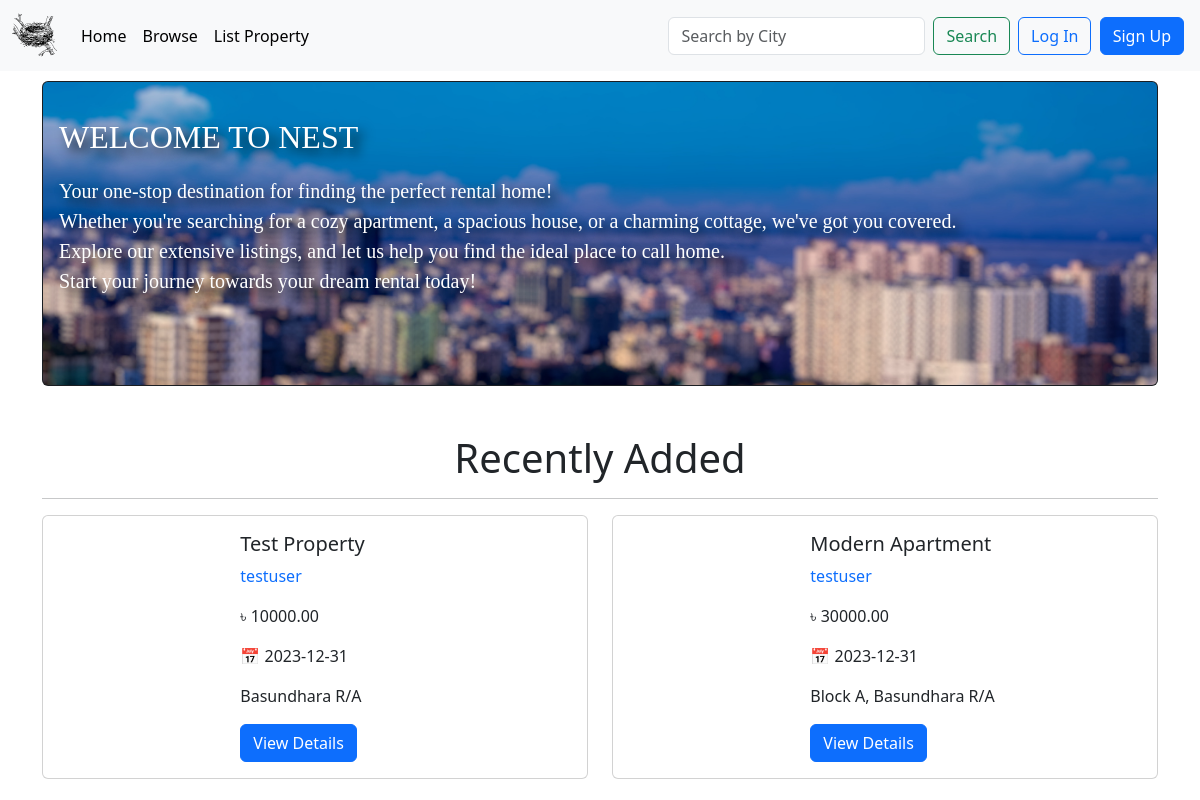
The page / on the database its author committed.
### tables this page shows
CREATE TABLE `Houses` (
  `house_id` int(11) NOT NULL,
  `title` varchar(255) NOT NULL,
  `description` text DEFAULT NULL,
  `rent` decimal(10,2) NOT NULL,
  `address` varchar(255) DEFAULT NULL,
  `city` varchar(100) DEFAULT NULL,
  `bedrooms` int(11) DEFAULT NULL,
  `bathrooms` int(11) DEFAULT NULL,
  `square_feet` int(11) DEFAULT NULL,
  `date_of_availability` date DEFAULT NULL,
  `availability_status` enum('Available','Rented') NOT NULL DEFAULT 'Available',
  `user_id` int(11) DEFAULT NULL
);

CREATE TABLE `HouseImages` (
  `image_id` int(11) NOT NULL,
  `house_id` int(11) DEFAULT NULL,
  `filename` varchar(255) NOT NULL
);

CREATE TABLE `users` (
  `user_id` int(11) NOT NULL,
  `username` varchar(50) NOT NULL,
  `email` varchar(255) NOT NULL,
  `password` varchar(255) NOT NULL,
  `first_name` varchar(50) DEFAULT NULL,
  `last_name` varchar(50) DEFAULT NULL,
  `user_role` enum('tenant','owner','admin') NOT NULL
);

### src/index.php (called while the page is built, shortened)
<?php
require_once ('../config/connection.php');
$query = "SELECT Houses.house_id, title, description, rent, address, city, bedrooms, bathrooms, square_feet, date_of_availability,
                 users.username AS owner_username, users.email AS owner_email
          FROM Houses
          INNER JOIN users ON Houses.user_id = users.user_id
          WHERE availability_status = 'Available'
          ORDER BY Houses.house_id DESC
          LIMIT 2";
$result = mysqli_query($conn, $query);
?>

### public/index.php (the view, shortened to what this page needs)
<?php
require_once('../src/index.php');
require_once ('../config/connection.php');
?>
<!DOCTYPE html>
<html>
<head>
    <link href="https://cdn.jsdelivr.net/npm/bootstrap@5.3.0-alpha3/dist/css/bootstrap.min.css" rel="stylesheet">
</head>
<body>
<?php require_once('../src/inc/navbar.php'); ?>
<div class="container" style="margin-top: 10px;">
    <div class="card text-bg-dark">
  <img src="assets/images/dhaka.jpg" class="card-img" alt="Background Image">
  <div class="card-img-overlay">
    <h2 class="card-title" style="font-family: Tahoma; text-shadow: 6px 6px 12px rgba(0, 0, 0, 0.95); margin-top:20px;">WELCOME TO NEST</h5>
    <p class="card-text" style="font-size: 20px; font-family: Tahoma, 'Times New Roman'; color: #FFFFFF; text-shadow: 6px 6px 12px rgba(0, 0, 0, 0.95); margin-top: 20px;">
      Your one-stop destination for finding the perfect rental home!<br>
      Whether you're searching for a cozy apartment, a spacious house, or a charming cottage, we've got you covered.<br>
      Explore our extensive listings, and let us help you find the ideal place to call home.<br>
      Start your journey towards your dream rental today!<br>
    </p>
  </div>
</div>
      <h1 class="mt-5" style="text-align: center;">Recently Added</h1>
      <hr>
      <?php
        if (mysqli_num_rows($result) > 0) {
            echo '<div class="row">';
            if (mysqli_num_rows($result) > 0) {
                while ($house = mysqli_fetch_assoc($result)) {
                    echo '<div class="col-md-6">';
                    $imageQuery = "SELECT filename FROM HouseImages WHERE house_id = {$house['house_id']} LIMIT 1";
                    $imageResult = mysqli_query($conn, $imageQuery);
                    if ($imageResult && $image = mysqli_fetch_assoc($imageResult)) {
                        echo '<div class="card mb-3" style="max-width: 648px;">';
                        echo '<div class="row g-0">';
                        echo '<div class="col-md-4" style="background-image: url(' . $image['filename'] . '); background-size: cover;">';
                        echo '</div>';
                        echo '<div class="col-md-8">';
                        echo '<div class="card-body">';
                        echo "<h5 class='card-title'>{$house['title']}</h5>";
                        echo "<p class='card-text'><a href='profile.php?username={$house['owner_username']}' style='text-decoration: none;'>{$house['owner_username']}</a></p>";
                        echo "<p class='card-text'>৳ {$house['rent']}</p>";
                        echo "<p class='card-text'> &#x1F4C5; {$house['date_of_availability']}</p>";
                        echo "<p class='card-text'>{$house['address']}</p>";
                        echo "<a href='property-details.php?house_id={$house['house_id']}' class='btn btn-primary'>View Details</a>";
                        echo '</div>';
                        echo '</div>';
                        echo '</div>';
                        echo '</div>';
                    }
                    echo '</div>';
                }
                echo '</div>';
            } else {
                echo '<div class="alert alert-danger" role="alert">';
                echo "Sorry, there's no available house right now.";
                echo '</div>';
            }
        }
            ?>
    </div>
</body>
</html>

### src/inc/navbar.php (shortened to what this page needs)
<nav class="navbar navbar-expand-lg navbar-light bg-light fixed-top;">
  <div class="container-fluid">
    <a class="navbar-brand" href="index.php"><img src="assets/images/logo.svg" alt="Logo" width="45" height="45"></a>
    <div class="collapse navbar-collapse justify-content-between" id="navbarNav">
      <ul class="navbar-nav">
        <li class="nav-item">
          <a class="nav-link active" aria-current="page" href="index.php">Home</a>
        </li>
        <li class="nav-item">
          <a class="nav-link active" href="listings.php">Browse</a>
        </li>
        <li class="nav-item">
            <a class="nav-link active" href="add-property.php">List Property</a>
          </li>
        </ul>
      <form class="d-flex ms-auto" action="search.php" method="GET">
        <input class="form-control me-2" type="search" placeholder="Search by City" aria-label="Search" name="query">
        <button class="btn btn-outline-success me-2" type="submit">Search</button>
      </form>
      <?php if(isset($_SESSION['user_id'])) { ?>
        <button class="btn btn-primary position-relative me-2" onclick="window.location.href='inbox.php'">
          Inbox
        </button>
        <div class="dropdown">
          <a class="btn btn-secondary dropdown-toggle ms-1 me-2" href="#" role="button" id="dropdownMenuLink" data-bs-toggle="dropdown" aria-expanded="false">
            <?php echo $_SESSION['username']; ?>
          </a>
          <ul class="dropdown-menu" aria-labelledby="dropdownMenuLink">
          <li><a class="dropdown-item" href="profile.php?username=<?php echo $_SESSION['username']; ?>">Profile</a></li>
            <li><hr class="dropdown-divider"></li>
            <li><a class="dropdown-item" href="logout.php">Logout</a></li>
          </ul>
        </div>
      <?php } else { ?>
        <div>
          <a class="btn btn-outline-primary me-1" href="login.php">Log In</a>
          <a class="btn btn-primary me-1" href="registration.php">Sign Up</a>
        </div>
      <?php } ?>
    </div>
  </div>
</nav>

### rows shown on the page
houses: title "Test Property", user.username "testuser", rent "10000.00", date_of_availability "2023-12-31", address "Basundhara R/A"
houses: title "Modern Apartment", user.username "testuser", rent "30000.00", date_of_availability "2023-12-31", address "Block A, Basundhara R/A"
